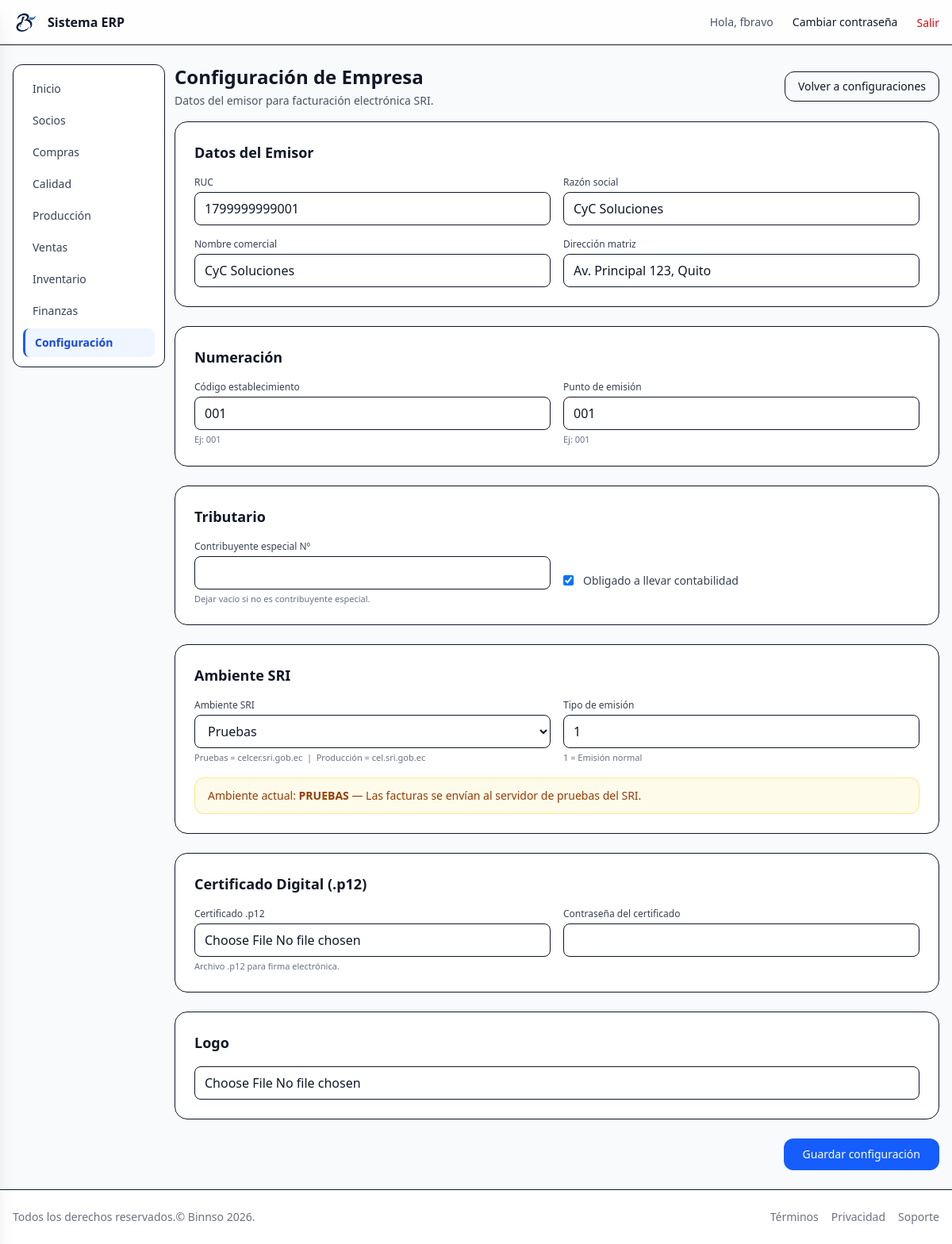
Page /core/company/ (signed in) on the committed database.
### core/models.py (models this page shows, shortened)
class AuditModel(models.Model):
    created_at = models.DateTimeField(auto_now_add=True)
    updated_at = models.DateTimeField(auto_now=True)
    created_by = models.ForeignKey(settings.AUTH_USER_MODEL, null=True, blank=True,
    related_name="%(class)s_created", on_delete=models.SET_NULL)
    updated_by = models.ForeignKey(settings.AUTH_USER_MODEL, null=True, blank=True,
    related_name="%(class)s_updated", on_delete=models.SET_NULL)
    class Meta:
        abstract = True

class CompanyConfig(AuditModel):
    ruc = models.CharField("RUC", max_length=13)
    legal_name = models.CharField("Razón social", max_length=300)
    trade_name = models.CharField("Nombre comercial", max_length=300, blank=True)
    address = models.CharField("Dirección matriz", max_length=300)
    establishment_code = models.CharField(
        "Código establecimiento", max_length=3, default="001",
        help_text="Ej: 001",
    )
    emission_point = models.CharField(
        "Punto de emisión", max_length=3, default="001",
        help_text="Ej: 001",
    )
    special_taxpayer = models.CharField(
        "Contribuyente especial Nº", max_length=13, blank=True,
    )
    obligated_accounting = models.BooleanField(
        "Obligado a llevar contabilidad", default=True,
    )
    environment = models.CharField(
        "Ambiente SRI", max_length=1,
        choices=SRIEnvironment.choices, default=SRIEnvironment.PRUEBAS,
    )
    emission_type = models.CharField(
        "Tipo de emisión", max_length=1, default="1",
        help_text="1 = Emisión normal",
    )
    certificate_file = models.FileField(
        "Certificado .p12", upload_to="sri_certs/", blank=True,
    )
    certificate_password = models.CharField(
        "Contraseña del certificado", max_length=200, blank=True,
    )
    logo = models.ImageField("Logo", upload_to="company/", blank=True)
    class Meta:
        verbose_name = "Configuración de empresa"
        verbose_name_plural = "Configuración de empresa"

### core/views.py (the view, shortened to what this page needs)
# urls.py: path('company/', CompanyConfigView.as_view(), name='company_config'),
class CompanyConfigView(LoginRequiredMixin, ModulePermissionMixin, View):
    permission_required = "core.view_warehouse"
    template_name = "core/company_config.html"
    def get(self, request):
        config = CompanyConfig.objects.first()
        form = CompanyConfigForm(instance=config)
        return render(request, self.template_name, {"form": form, "config": config})

### core/context_processors.py (called while the page is built, shortened)
def module_access(request):
    user = getattr(request, "user", None)
    if user is None or not user.is_authenticated:
        return {"modules": {k: False for k in MODULE_APP_MAP}}
    if user.is_superuser or user.groups.filter(name="admin").exists():
        return {"modules": {k: True for k in MODULE_APP_MAP}}

### core/mixins.py (called while the page is built)
    def has_permission(self):
        user = self.request.user
        if user.is_superuser or user.groups.filter(name="admin").exists():
            return True
        return super().has_permission()

### templates/core/company_config.html (shortened to what this page needs)
{% extends 'layouts/app.html' %}
{% block app_header %}
  <div class="mb-4 flex items-center justify-between">
    <div>
      <h1 class="text-2xl font-bold">Configuración de Empresa</h1>
      <p class="mt-1 text-sm text-gray-600">
        Datos del emisor para facturación electrónica SRI.
      </p>
    </div>
    <a href="{% url 'core:settings' %}"
       class="rounded-xl border px-4 py-2 text-sm hover:bg-gray-50">Volver a configuraciones</a>
  </div>
{% endblock %}
{% block app_content %}
  <form method="post" enctype="multipart/form-data" class="space-y-6">
    <div class="rounded-2xl border bg-white p-4 md:p-6">
      <h2 class="mb-4 text-lg font-semibold text-gray-900">Datos del Emisor</h2>
      <div class="grid gap-4 md:grid-cols-2">
        <div>
          <label class="mb-1 block text-xs font-medium text-gray-700">{{ form.ruc.label }}</label>
          {{ form.ruc }}
        </div>
        <div>
          <label class="mb-1 block text-xs font-medium text-gray-700">{{ form.legal_name.label }}</label>
          {{ form.legal_name }}
        </div>
        <div>
          <label class="mb-1 block text-xs font-medium text-gray-700">{{ form.trade_name.label }}</label>
          {{ form.trade_name }}
        </div>
        <div>
          <label class="mb-1 block text-xs font-medium text-gray-700">{{ form.address.label }}</label>
          {{ form.address }}
        </div>
      </div>
    </div>
    <div class="rounded-2xl border bg-white p-4 md:p-6">
      <h2 class="mb-4 text-lg font-semibold text-gray-900">Numeración</h2>
      <div class="grid gap-4 md:grid-cols-2">
        <div>
          <label class="mb-1 block text-xs font-medium text-gray-700">{{ form.establishment_code.label }}</label>
          {{ form.establishment_code }}
          <p class="mt-1 text-[11px] text-gray-500">{{ form.establishment_code.help_text }}</p>
        </div>
        <div>
          <label class="mb-1 block text-xs font-medium text-gray-700">{{ form.emission_point.label }}</label>
          {{ form.emission_point }}
          <p class="mt-1 text-[11px] text-gray-500">{{ form.emission_point.help_text }}</p>
        </div>
      </div>
    </div>
    <div class="rounded-2xl border bg-white p-4 md:p-6">
      <h2 class="mb-4 text-lg font-semibold text-gray-900">Tributario</h2>
      <div class="grid gap-4 md:grid-cols-2">
        <div>
          <label class="mb-1 block text-xs font-medium text-gray-700">{{ form.special_taxpayer.label }}</label>
          {{ form.special_taxpayer }}
          <p class="mt-1 text-[11px] text-gray-500">Dejar vacío si no es contribuyente especial.</p>
        </div>
        <div class="flex items-center gap-3 pt-5">
          {{ form.obligated_accounting }}
          <label class="text-sm text-gray-700">{{ form.obligated_accounting.label }}</label>
        </div>
      </div>
    </div>
    <div class="rounded-2xl border bg-white p-4 md:p-6">
      <h2 class="mb-4 text-lg font-semibold text-gray-900">Ambiente SRI</h2>
      <div class="grid gap-4 md:grid-cols-2">
        <div>
          <label class="mb-1 block text-xs font-medium text-gray-700">{{ form.environment.label }}</label>
          {{ form.environment }}
          <p class="mt-1 text-[11px] text-gray-500">
            Pruebas = celcer.sri.gob.ec &nbsp;|&nbsp; Producción = cel.sri.gob.ec
          </p>
        </div>
        <div>
          <label class="mb-1 block text-xs font-medium text-gray-700">{{ form.emission_type.label }}</label>
          {{ form.emission_type }}
          <p class="mt-1 text-[11px] text-gray-500">{{ form.emission_type.help_text }}</p>
        </div>
      </div>
      {% if config %}
        <div class="mt-4 rounded-xl border px-4 py-3 text-sm
          {% if config.environment == '1' %}border-amber-200 bg-amber-50 text-amber-800
          {% else %}border-green-200 bg-green-50 text-green-800{% endif %}">
          {% if config.environment == '1' %}
            Ambiente actual: <strong>PRUEBAS</strong> — Las facturas se envían al servidor de pruebas del SRI.
          {% else %}
            Ambiente actual: <strong>PRODUCCIÓN</strong> — Las facturas se envían al servidor real del SRI.
          {% endif %}
        </div>
      {% endif %}
    </div>
    <div class="rounded-2xl border bg-white p-4 md:p-6">
      <h2 class="mb-4 text-lg font-semibold text-gray-900">Certificado Digital (.p12)</h2>
      <div class="grid gap-4 md:grid-cols-2">
        <div>
          <label class="mb-1 block text-xs font-medium text-gray-700">{{ form.certificate_file.label }}</label>
          {{ form.certificate_file }}
          <p class="mt-1 text-[11px] text-gray-500">Archivo .p12 para firma electrónica.</p>
        </div>
        <div>
          <label class="mb-1 block text-xs font-medium text-gray-700">{{ form.certificate_password.label }}</label>
          {{ form.certificate_password }}
        </div>
      </div>
    </div>
    <div class="rounded-2xl border bg-white p-4 md:p-6">
      <h2 class="mb-4 text-lg font-semibold text-gray-900">Logo</h2>
      <div>
        {{ form.logo }}
      </div>
    </div>
    <div class="flex justify-end">
      <button type="submit"
              class="rounded-xl bg-blue-600 px-6 py-2.5 text-sm font-medium text-white hover:bg-blue-700">
        Guardar configuración
      </button>
    </div>
  </form>
{% endblock %}

### templates/partials/_navbar.html (shortened to what this page needs)
{% load static %}
<header class="bg-white/80 backdrop-blur border-b">
  <div class="container mx-auto max-w-7xl px-4 py-3 flex items-center justify-between">
    <a href="{% url 'dashboard' %}" class="flex items-center gap-3">
      <img src="{% static 'img/logo.png' %}" alt="Logo" class="h-8 w-8" />
      <span class="font-semibold">Sistema ERP</span>
    </a>
    <nav class="hidden md:flex items-center gap-6">
      {% if request.user.is_authenticated %}
        <span class="text-sm text-gray-600">Hola, {{ request.user.get_username }}</span>
        <a href="{% url 'password_change' %}" class="text-sm hover:underline">Cambiar contraseña</a>
        <form method="post" action="{% url 'logout' %}" class="inline">
          <button type="submit" class="text-sm text-red-600 hover:underline">
          Salir
        </button>
          </form>
      {% else %}
        <a href="{% url 'login' %}" class="text-sm text-blue-600 hover:underline">Iniciar sesión</a>
      {% endif %}
    </nav>
  </div>
</header>

### rows in the picture
CompanyConfig: ruc "1799999999001", legal_name "CyC Soluciones", trade_name "CyC Soluciones", address "Av. Principal 123, Quito", establishment_code "001", emission_point "001", obligated_accounting "☑", environment "Pruebas", emission_type "1"

### other values in the picture
{{ request.user.get_username }} "fbravo"
